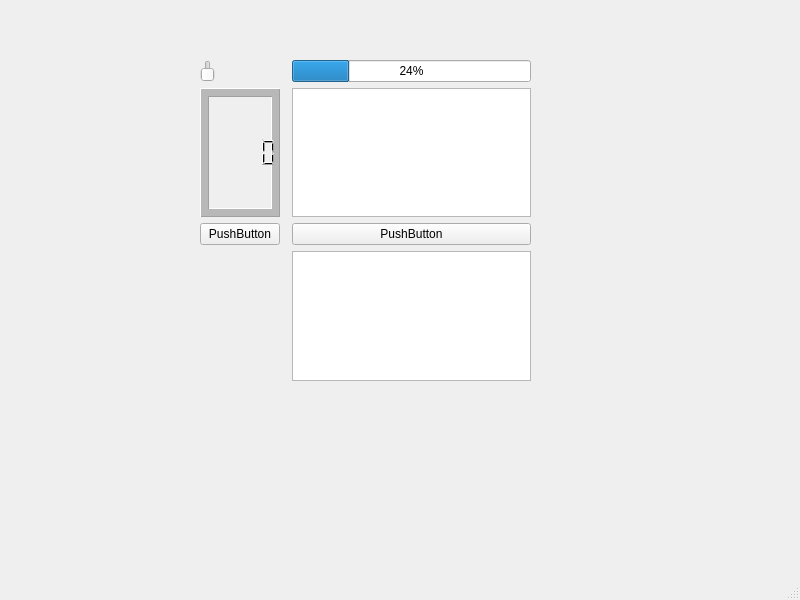
<?xml version="1.0" encoding="UTF-8"?>
<ui version="4.0">
 <class>MainWindow</class>
 <widget class="QMainWindow" name="MainWindow">
  <property name="geometry">
   <rect>
    <x>0</x>
    <y>0</y>
    <width>800</width>
    <height>600</height>
   </rect>
  </property>
  <property name="windowTitle">
   <string>MainWindow</string>
  </property>
  <widget class="QWidget" name="centralwidget">
   <widget class="QWidget" name="gridLayoutWidget">
    <property name="geometry">
     <rect>
      <x>200</x>
      <y>60</y>
      <width>331</width>
      <height>321</height>
     </rect>
    </property>
    <layout class="QGridLayout" name="gridLayout">
     <item row="2" column="2">
      <widget class="QPushButton" name="pushButton">
       <property name="text">
        <string>PushButton</string>
       </property>
      </widget>
     </item>
     <item row="0" column="0" colspan="2">
      <widget class="QSlider" name="verticalSlider">
       <property name="orientation">
        <enum>Qt::Vertical</enum>
       </property>
      </widget>
     </item>
     <item row="1" column="2">
      <widget class="QTextEdit" name="textEdit"/>
     </item>
     <item row="1" column="0">
      <widget class="QLCDNumber" name="lcdNumber">
       <property name="midLineWidth">
        <number>7</number>
       </property>
      </widget>
     </item>
     <item row="2" column="0">
      <widget class="QPushButton" name="pushButton_2">
       <property name="text">
        <string>PushButton</string>
       </property>
      </widget>
     </item>
     <item row="0" column="2">
      <widget class="QProgressBar" name="progressBar">
       <property name="value">
        <number>24</number>
       </property>
      </widget>
     </item>
     <item row="3" column="2">
      <widget class="QTextBrowser" name="textBrowser"/>
     </item>
    </layout>
   </widget>
  </widget>
  <widget class="QMenuBar" name="menubar">
   <property name="geometry">
    <rect>
     <x>0</x>
     <y>0</y>
     <width>800</width>
     <height>22</height>
    </rect>
   </property>
  </widget>
  <widget class="QStatusBar" name="statusbar"/>
 </widget>
 <resources/>
 <connections>
  <connection>
   <sender>pushButton_2</sender>
   <signal>clicked()</signal>
   <receiver>lcdNumber</receiver>
   <slot>setDecMode()</slot>
   <hints>
    <hint type="sourcelabel">
     <x>258</x>
     <y>258</y>
    </hint>
    <hint type="destinationlabel">
     <x>258</x>
     <y>238</y>
    </hint>
   </hints>
  </connection>
  <connection>
   <sender>verticalSlider</sender>
   <signal>actionTriggered(int)</signal>
   <receiver>progressBar</receiver>
   <slot>setValue(int)</slot>
   <hints>
    <hint type="sourcelabel">
     <x>218</x>
     <y>106</y>
    </hint>
    <hint type="destinationlabel">
     <x>361</x>
     <y>92</y>
    </hint>
   </hints>
  </connection>
  <connection>
   <sender>pushButton</sender>
   <signal>clicked()</signal>
   <receiver>textBrowser</receiver>
   <slot>paste()</slot>
   <hints>
    <hint type="sourcelabel">
     <x>470</x>
     <y>256</y>
    </hint>
    <hint type="destinationlabel">
     <x>511</x>
     <y>296</y>
    </hint>
   </hints>
  </connection>
 </connections>
</ui>
